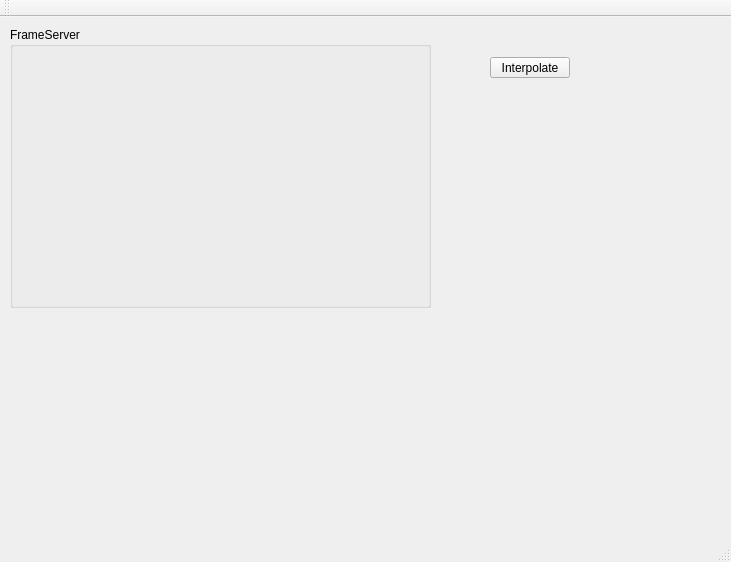
<?xml version="1.0" encoding="UTF-8"?>
<ui version="4.0">
 <class>RT3DReconst_GUI</class>
 <widget class="QMainWindow" name="RT3DReconst_GUI">
  <property name="geometry">
   <rect>
    <x>0</x>
    <y>0</y>
    <width>731</width>
    <height>562</height>
   </rect>
  </property>
  <property name="windowTitle">
   <string>RT3DReconst_GUI</string>
  </property>
  <widget class="QWidget" name="centralWidget">
   <widget class="QGroupBox" name="frameServerGroupBox">
    <property name="geometry">
     <rect>
      <x>10</x>
      <y>10</y>
      <width>421</width>
      <height>281</height>
     </rect>
    </property>
    <property name="title">
     <string>FrameServer</string>
    </property>
    <widget class="FrameServerWidget" name="frameServerWidget" native="true">
     <property name="geometry">
      <rect>
       <x>10</x>
       <y>20</y>
       <width>400</width>
       <height>250</height>
      </rect>
     </property>
    </widget>
   </widget>
   <widget class="QPushButton" name="interpButton">
    <property name="geometry">
     <rect>
      <x>490</x>
      <y>40</y>
      <width>80</width>
      <height>21</height>
     </rect>
    </property>
    <property name="text">
     <string>Interpolate</string>
    </property>
   </widget>
  </widget>
  <widget class="QMenuBar" name="menuBar">
   <property name="geometry">
    <rect>
     <x>0</x>
     <y>0</y>
     <width>731</width>
     <height>20</height>
    </rect>
   </property>
  </widget>
  <widget class="QToolBar" name="mainToolBar">
   <attribute name="toolBarArea">
    <enum>TopToolBarArea</enum>
   </attribute>
   <attribute name="toolBarBreak">
    <bool>false</bool>
   </attribute>
  </widget>
  <widget class="QStatusBar" name="statusBar"/>
 </widget>
 <layoutdefault spacing="6" margin="11"/>
 <customwidgets>
  <customwidget>
   <class>FrameServerWidget</class>
   <extends>QWidget</extends>
   <header>frameserverwidget.h</header>
   <container>1</container>
  </customwidget>
 </customwidgets>
 <resources/>
 <connections/>
</ui>
